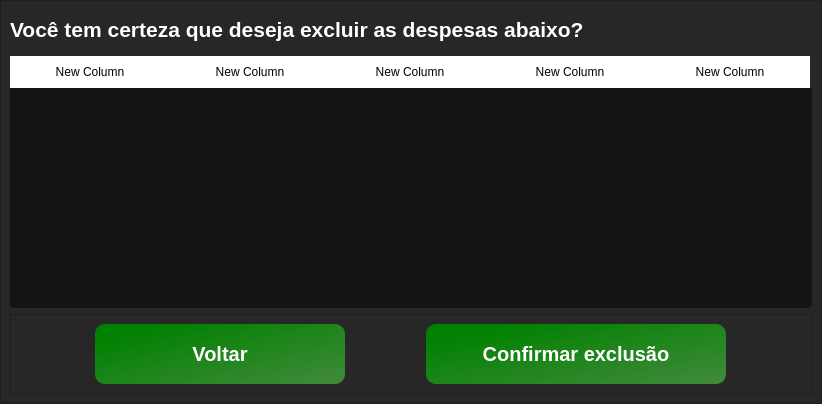
<?xml version="1.0" encoding="UTF-8"?>
<ui version="4.0">
 <class>janelaExcluir</class>
 <widget class="QMainWindow" name="janelaExcluir">
  <property name="geometry">
   <rect>
    <x>0</x>
    <y>0</y>
    <width>822</width>
    <height>404</height>
   </rect>
  </property>
  <property name="minimumSize">
   <size>
    <width>822</width>
    <height>300</height>
   </size>
  </property>
  <property name="maximumSize">
   <size>
    <width>850</width>
    <height>650</height>
   </size>
  </property>
  <property name="windowTitle">
   <string>Gerenciador de alunos - Excluir</string>
  </property>
  <property name="windowIcon">
   <iconset>
    <normaloff>../../Icons/iconX.png</normaloff>../../Icons/iconX.png</iconset>
  </property>
  <property name="styleSheet">
   <string notr="true">QMainWindow{
background-color: rgb(56, 59, 91);
}

QMessageBox {
	background-color: rgb(255, 255, 255);
}</string>
  </property>
  <widget class="QWidget" name="centralwidget">
   <property name="minimumSize">
    <size>
     <width>822</width>
     <height>300</height>
    </size>
   </property>
   <property name="maximumSize">
    <size>
     <width>850</width>
     <height>650</height>
    </size>
   </property>
   <layout class="QVBoxLayout" name="verticalLayout">
    <property name="leftMargin">
     <number>0</number>
    </property>
    <property name="topMargin">
     <number>0</number>
    </property>
    <property name="rightMargin">
     <number>0</number>
    </property>
    <property name="bottomMargin">
     <number>0</number>
    </property>
    <item>
     <widget class="QFrame" name="frame">
      <property name="styleSheet">
       <string notr="true">background-color: rgb(39, 39, 39);</string>
      </property>
      <property name="frameShape">
       <enum>QFrame::StyledPanel</enum>
      </property>
      <property name="frameShadow">
       <enum>QFrame::Raised</enum>
      </property>
      <layout class="QVBoxLayout" name="verticalLayout_2">
       <item>
        <widget class="QLabel" name="label">
         <property name="minimumSize">
          <size>
           <width>400</width>
           <height>40</height>
          </size>
         </property>
         <property name="maximumSize">
          <size>
           <width>873</width>
           <height>50</height>
          </size>
         </property>
         <property name="styleSheet">
          <string notr="true">font-size:25px;
font-weight: bold;
color: #fff;</string>
         </property>
         <property name="text">
          <string>&lt;html&gt;&lt;head/&gt;&lt;body&gt;&lt;p&gt;&lt;span style=&quot; font-size:16pt;&quot;&gt;Você tem certeza que deseja excluir as despesas abaixo?&lt;/span&gt;&lt;/p&gt;&lt;/body&gt;&lt;/html&gt;</string>
         </property>
        </widget>
       </item>
       <item>
        <widget class="QTableWidget" name="tabelaExcluir">
         <property name="font">
          <font>
           <pointsize>-1</pointsize>
           <weight>75</weight>
           <bold>true</bold>
          </font>
         </property>
         <property name="styleSheet">
          <string notr="true">QTableWidget{
background-color: rgb(20, 20, 20);
border-radius:4px;
font-size:16px;

font-weight:bold;
color: rgb(255, 255, 255);

}

QHeaderView::section {
    background-color: rgb(255, 255, 255);
    border: none;
    height: 32px;
}

QTableView::item:selected{
	
	background-color: qlineargradient(spread:pad, x1:0, y1:0.017, x2:1, y2:1, stop:0.448864 rgba(52, 111, 25, 255), stop:1 rgba(43, 84, 36, 255));
}</string>
         </property>
         <property name="autoScroll">
          <bool>true</bool>
         </property>
         <property name="editTriggers">
          <set>QAbstractItemView::NoEditTriggers</set>
         </property>
         <property name="tabKeyNavigation">
          <bool>false</bool>
         </property>
         <property name="showDropIndicator" stdset="0">
          <bool>false</bool>
         </property>
         <property name="dragDropOverwriteMode">
          <bool>false</bool>
         </property>
         <property name="selectionMode">
          <enum>QAbstractItemView::NoSelection</enum>
         </property>
         <property name="showGrid">
          <bool>true</bool>
         </property>
         <property name="gridStyle">
          <enum>Qt::DotLine</enum>
         </property>
         <property name="wordWrap">
          <bool>false</bool>
         </property>
         <property name="cornerButtonEnabled">
          <bool>false</bool>
         </property>
         <attribute name="horizontalHeaderMinimumSectionSize">
          <number>39</number>
         </attribute>
         <attribute name="horizontalHeaderDefaultSectionSize">
          <number>160</number>
         </attribute>
         <attribute name="verticalHeaderDefaultSectionSize">
          <number>30</number>
         </attribute>
         <column>
          <property name="text">
           <string>New Column</string>
          </property>
         </column>
         <column>
          <property name="text">
           <string>New Column</string>
          </property>
         </column>
         <column>
          <property name="text">
           <string>New Column</string>
          </property>
         </column>
         <column>
          <property name="text">
           <string>New Column</string>
          </property>
         </column>
         <column>
          <property name="text">
           <string>New Column</string>
          </property>
         </column>
        </widget>
       </item>
       <item>
        <widget class="QFrame" name="frame_2">
         <property name="minimumSize">
          <size>
           <width>0</width>
           <height>80</height>
          </size>
         </property>
         <property name="frameShape">
          <enum>QFrame::StyledPanel</enum>
         </property>
         <property name="frameShadow">
          <enum>QFrame::Raised</enum>
         </property>
         <layout class="QHBoxLayout" name="horizontalLayout">
          <item>
           <widget class="QPushButton" name="btn_sairJanelaExcluir">
            <property name="minimumSize">
             <size>
              <width>0</width>
              <height>60</height>
             </size>
            </property>
            <property name="maximumSize">
             <size>
              <width>250</width>
              <height>16777215</height>
             </size>
            </property>
            <property name="styleSheet">
             <string notr="true">
QPushButton{
background-color: qlineargradient(spread:pad, x1:0, y1:0.017, x2:1, y2:1, stop:0.113636 rgba(0, 129, 0, 255), stop:1 rgba(66, 138, 60, 255));
border-radius:10px;
  text-align: center;
   color: #ffffff;
font-size:20px;
font-weight:bold;

}

QPushButton:hover{
background-color: rgb(36, 199, 31);


}

QPushButton:pressed{
  background-color: #3e8e41;

}</string>
            </property>
            <property name="text">
             <string>Voltar</string>
            </property>
            <property name="icon">
             <iconset>
              <normaloff>../../Icons/Setapratras-removebg-preview.png</normaloff>../../Icons/Setapratras-removebg-preview.png</iconset>
            </property>
            <property name="iconSize">
             <size>
              <width>30</width>
              <height>35</height>
             </size>
            </property>
           </widget>
          </item>
          <item>
           <widget class="QPushButton" name="btn_excluirDados">
            <property name="minimumSize">
             <size>
              <width>0</width>
              <height>60</height>
             </size>
            </property>
            <property name="maximumSize">
             <size>
              <width>300</width>
              <height>16777215</height>
             </size>
            </property>
            <property name="styleSheet">
             <string notr="true">
QPushButton{
background-color: qlineargradient(spread:pad, x1:0, y1:0.017, x2:1, y2:1, stop:0.113636 rgba(0, 129, 0, 255), stop:1 rgba(66, 138, 60, 255));
border-radius:10px;
  text-align: center;
   color: #ffffff;
font-size:20px;
font-weight:bold;

}

QPushButton:hover{
background-color: rgb(36, 199, 31);


}

QPushButton:pressed{
  background-color: #3e8e41;

}</string>
            </property>
            <property name="text">
             <string>Confirmar exclusão</string>
            </property>
            <property name="icon">
             <iconset>
              <normaloff>../../Icons/deleteicon-removebg-preview-removebg-preview.png</normaloff>../../Icons/deleteicon-removebg-preview-removebg-preview.png</iconset>
            </property>
            <property name="iconSize">
             <size>
              <width>35</width>
              <height>35</height>
             </size>
            </property>
           </widget>
          </item>
         </layout>
        </widget>
       </item>
      </layout>
     </widget>
    </item>
   </layout>
  </widget>
 </widget>
 <resources/>
 <connections/>
</ui>
